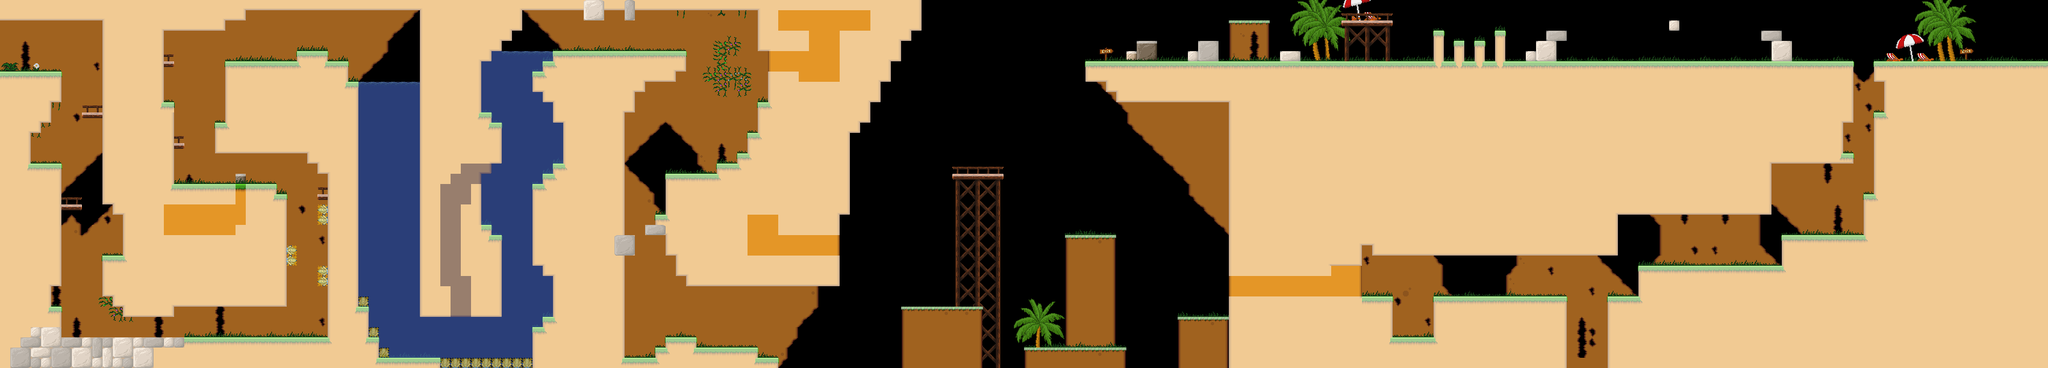

This is a level from a 2D game, rendered from its Tiled map with the project's own tilesets. A one-line summary and the map file follow, with tile-layer data summarised:
An orthogonal 200x36 tile map with 16x16 px tiles, 12 tile layers (Back1, Grass, Back2, Back3, ...), 3 tilesets and 255 objects (5x secret, 5x revive, p0, p4, p5, ...).

<map version="1.5" tiledversion="1.7.2" orientation="orthogonal" renderorder="right-down" width="200" height="36" tilewidth="16" tileheight="16" infinite="0" nextlayerid="20" nextobjectid="534">
 <properties>
  <property name="background_back" value="bg1_back" />
  <property name="background_front" value="bg1_front" />
 </properties>
 <tileset firstgid="1" name="blocks" tilewidth="16" tileheight="16" tilecount="16" columns="4">
  <image source="../blocks.png" width="64" height="64" />
  <tile id="0">
   <properties>
    <property name="block" value="" />
   </properties>
  </tile>
  <tile id="1">
   <properties>
    <property name="top_block" value="" />
   </properties>
  </tile>
  <tile id="2">
   <properties>
    <property name="slider" value="" />
   </properties>
  </tile>
  <tile id="3">
   <properties>
    <property name="top_slider" value="" />
   </properties>
  </tile>
  <tile id="4">
   <properties>
    <property name="water" value="" />
   </properties>
  </tile>
  <tile id="5">
   <properties>
    <property name="spike" value="" />
   </properties>
  </tile>
  <tile id="6">
   <properties>
    <property name="poison" value="" />
   </properties>
  </tile>
  <tile id="7">
   <properties>
    <property name="death" value="" />
   </properties>
  </tile>
  <tile id="8">
   <properties>
    <property name="block" value="" />
    <property name="climb" value="" />
   </properties>
  </tile>
 </tileset>
 <tileset firstgid="17" name="tileset" tilewidth="16" tileheight="16" spacing="2" margin="1" tilecount="784" columns="28">
  <image source="../tileset1.png" width="512" height="512" />
  <tile id="169">
   <animation>
    <frame tileid="169" duration="100" />
    <frame tileid="170" duration="100" />
    <frame tileid="171" duration="100" />
    <frame tileid="172" duration="100" />
    <frame tileid="173" duration="100" />
   </animation>
  </tile>
 </tileset>
 <tileset firstgid="801" name="objects" tilewidth="97" tileheight="49" tilecount="28" columns="0">
  <grid orientation="orthogonal" width="32" height="32" />
  <tile id="0">
   <properties>
    <property name="type" value="player" />
   </properties>
   <image width="32" height="32" source="../objects/player.png" />
  </tile>
  <tile id="1">
   <properties>
    <property name="direction" value="left" />
    <property name="group" value="" />
    <property name="speed" type="float" value="28" />
    <property name="type" value="crab" />
    <property name="watch_edge" type="bool" value="true" />
   </properties>
   <image width="32" height="17" source="../objects/crab.png" />
  </tile>
  <tile id="2">
   <properties>
    <property name="gravity" type="float" value="-700" />
    <property name="group" value="" />
    <property name="start_speed" type="float" value="420" />
    <property name="type" value="piranha" />
    <property name="wait" type="float" value="1" />
   </properties>
   <image width="22" height="30" source="../objects/piranha.png" />
  </tile>
  <tile id="3">
   <properties>
    <property name="group" value="" />
    <property name="move_type" value="fc" />
    <property name="path" value="" />
    <property name="slowing" type="bool" value="true" />
    <property name="speed" type="float" value="60" />
    <property name="start_index" type="int" value="0" />
    <property name="type" value="watermine" />
    <property name="wait_time" type="float" value="0" />
   </properties>
   <image width="32" height="32" source="../objects/watermine.png" />
  </tile>
  <tile id="4">
   <properties>
    <property name="item" value="" />
    <property name="type" value="box" />
   </properties>
   <image width="16" height="16" source="../objects/box.png" />
  </tile>
  <tile id="5">
   <properties>
    <property name="type" value="floppy" />
   </properties>
   <image width="16" height="16" source="../objects/floppy.png" />
  </tile>
  <tile id="6">
   <properties>
    <property name="type" value="lollipop" />
   </properties>
   <image width="16" height="16" source="../objects/lollipop.png" />
  </tile>
  <tile id="7">
   <properties>
    <property name="type" value="tequila" />
   </properties>
   <image width="16" height="16" source="../objects/tequila.png" />
  </tile>
  <tile id="8">
   <properties>
    <property name="group" value="" />
    <property name="move_type" value="fc" />
    <property name="offset" type="int" value="1" />
    <property name="path" value="" />
    <property name="slowing" type="bool" value="true" />
    <property name="speed" type="float" value="0" />
    <property name="sprite" value="platform1" />
    <property name="start_index" type="int" value="0" />
    <property name="type" value="platform" />
    <property name="wait_time" type="float" value="0" />
   </properties>
   <image width="31" height="8" source="../objects/platform1.png" />
  </tile>
  <tile id="9">
   <properties>
    <property name="delay" type="float" value="0.33" />
    <property name="distance" type="float" value="64" />
    <property name="group" value="" />
    <property name="type" value="coconut" />
   </properties>
   <image width="12" height="17" source="../objects/coconut.png" />
  </tile>
  <tile id="10">
   <properties>
    <property name="type" value="spike" />
   </properties>
   <image width="16" height="12" source="../objects/spike.png" />
  </tile>
  <tile id="11">
   <properties>
    <property name="type" value="falling_platform" />
   </properties>
   <image width="16" height="8" source="../objects/falling_floor1.png" />
  </tile>
  <tile id="12">
   <properties>
    <property name="direction" value="left" />
    <property name="group" value="" />
    <property name="speed" type="float" value="20" />
    <property name="type" value="hedgehog" />
    <property name="watch_edge" type="bool" value="true" />
   </properties>
   <image width="25" height="14" source="../objects/hedgehog.png" />
  </tile>
  <tile id="13">
   <properties>
    <property name="type" value="dplatform" />
   </properties>
   <image width="16" height="16" source="../objects/dplatform.png" />
  </tile>
  <tile id="14">
   <properties>
    <property name="direction" value="left" />
    <property name="forward_speed" type="float" value="100" />
    <property name="group" value="" />
    <property name="jump_speed" type="float" value="200" />
    <property name="type" value="frog" />
    <property name="wait" type="float" value="0.6" />
   </properties>
   <image width="22" height="15" source="../objects/frog.png" />
  </tile>
  <tile id="15">
   <properties>
    <property name="type" value="tram" />
   </properties>
   <image width="24" height="17" source="../objects/tram.png" />
  </tile>
  <tile id="17">
   <properties>
    <property name="jump_speed" type="float" value="600" />
    <property name="type" value="springboard" />
   </properties>
   <image width="20" height="13" source="../objects/springboard.png" />
  </tile>
  <tile id="18">
   <properties>
    <property name="move_type" value="fc" />
    <property name="path" value="" />
    <property name="slowing" type="bool" value="true" />
    <property name="speed" type="float" value="60" />
    <property name="sprite" value="movable1" />
    <property name="start" type="bool" value="false" />
    <property name="start_index" type="int" value="0" />
    <property name="type" value="movable" />
    <property name="wait_time" type="float" value="0" />
   </properties>
   <image width="49" height="16" source="../objects/movable1.png" />
  </tile>
  <tile id="19">
   <properties>
    <property name="inverse" type="bool" value="false" />
    <property name="names" value="" />
    <property name="repeat_time" type="float" value="0" />
    <property name="type" value="button" />
   </properties>
   <image width="16" height="5" source="../objects/button1.png" />
  </tile>
  <tile id="20">
   <properties>
    <property name="type" value="oxygen" />
   </properties>
   <image width="32" height="32" source="../objects/oxygen.png" />
  </tile>
  <tile id="21">
   <properties>
    <property name="left" type="bool" value="false" />
    <property name="type" value="exit" />
   </properties>
   <image width="16" height="16" source="../objects/exit.png" />
  </tile>
  <tile id="22">
   <properties>
    <property name="cutscene" type="bool" value="false" />
    <property name="once" type="bool" value="false" />
    <property name="path" value="" />
    <property name="type" value="action" />
   </properties>
   <image width="16" height="16" source="../objects/action.png" />
  </tile>
  <tile id="23">
   <properties>
    <property name="names" value="" />
    <property name="type" value="kill_switch" />
   </properties>
   <image width="16" height="16" source="../objects/kill_switch.png" />
  </tile>
  <tile id="24">
   <properties>
    <property name="bottom" value="" />
    <property name="fade" type="bool" value="false" />
    <property name="left" value="" />
    <property name="right" value="" />
    <property name="top" value="" />
    <property name="type" value="camera_limit_trigger" />
   </properties>
   <image width="16" height="16" source="../objects/camera_limit_trigger.png" />
  </tile>
  <tile id="25">
   <properties>
    <property name="type" value="revive" />
   </properties>
   <image width="16" height="16" source="../objects/revive.png" />
  </tile>
  <tile id="26">
   <properties>
    <property name="type" value="target" />
   </properties>
   <image width="16" height="16" source="../objects/target.png" />
  </tile>
  <tile id="27">
   <properties>
    <property name="direction" value="left" />
    <property name="group" value="" />
    <property name="move_type" value="fc" />
    <property name="path" value="" />
    <property name="slowing" type="bool" value="true" />
    <property name="speed" type="float" value="60" />
    <property name="start_index" type="int" value="0" />
    <property name="type" value="purple_piranha" />
    <property name="wait_time" type="float" value="0" />
   </properties>
   <image width="32" height="32" source="../objects/purple_piranha.png" />
  </tile>
  <tile id="28">
   <properties>
    <property name="move_type" value="fc" />
    <property name="path" value="" />
    <property name="slowing" type="bool" value="true" />
    <property name="speed" type="float" value="60" />
    <property name="sprite" value="movable1_vertical" />
    <property name="start" type="bool" value="false" />
    <property name="start_index" type="int" value="0" />
    <property name="type" value="movable" />
    <property name="wait_time" type="float" value="0" />
   </properties>
   <image width="17" height="49" source="../objects/movable1_vertical.png" />
  </tile>
 </tileset>
 <layer id="2" name="Back1" width="200" height="36">
  <data>[7200 cells, 3211 non-empty, 70 distinct tile ids]</data>
 </layer>
 <layer id="13" name="Grass" width="200" height="36">
  <data>[7200 cells, 302 non-empty, 2 distinct tile ids]</data>
 </layer>
 <layer id="12" name="Back2" width="200" height="36">
  <data>[7200 cells, 102 non-empty, 48 distinct tile ids]</data>
 </layer>
 <layer id="19" name="Back3" width="200" height="36">
  <data>[7200 cells, 40 non-empty, 17 distinct tile ids]</data>
 </layer>
 <objectgroup id="4" name="Objects" opacity="0.91">
  <properties>
   <property name="neighbour" value="right" />
   <property name="speed" type="float" value="3" />
  </properties>
  <object id="216" gid="812" x="448" y="472" width="16" height="8" />
  <object id="217" gid="812" x="496" y="408" width="16" height="8" />
  <object id="218" gid="812" x="448" y="376" width="16" height="8" />
  <object id="222" gid="801" x="0.5" y="106.5" width="32" height="32" />
  <object id="223" gid="804" x="128" y="144" width="32" height="32">
   <properties>
    <property name="path" value="p0" />
    <property name="start_index" type="int" value="0" />
   </properties>
  </object>
  <object id="224" name="p0" x="144" y="256">
   <polyline points="0,0 0,-128" />
  </object>
  <object id="226" gid="804" x="96" y="304" width="32" height="32">
   <properties>
    <property name="path" value="p01" />
    <property name="start_index" type="int" value="0" />
   </properties>
  </object>
  <object id="229" gid="804" x="448" y="256" width="32" height="32">
   <properties>
    <property name="path" value="p4" />
   </properties>
  </object>
  <object id="232" x="464" y="240">
   <polyline points="0,0 -11,0" />
  </object>
  <object id="235" name="p4" x="464" y="240">
   <polyline points="0,0 0,3.06818" />
  </object>
  <object id="237" type="secret" x="258" y="307" width="128" height="61" />
  <object id="238" gid="805" x="288" y="368" width="16" height="16" />
  <object id="239" gid="805" x="304" y="368" width="16" height="16" />
  <object id="240" gid="806" x="64" y="240" width="16" height="16" />
  <object id="241" gid="807" x="160" y="368" width="16" height="16" />
  <object id="242" gid="807" x="176" y="368" width="16" height="16" />
  <object id="243" gid="807" x="176" y="384" width="16" height="16" />
  <object id="244" gid="807" x="160" y="384" width="16" height="16" />
  <object id="247" gid="805" x="352" y="288" width="16" height="16" />
  <object id="248" gid="802" x="304" y="288" width="32" height="17" />
  <object id="250" gid="804" x="320" y="144" width="32" height="32">
   <properties>
    <property name="path" value="p5" />
   </properties>
  </object>
  <object id="251" name="p5" x="336" y="128">
   <polyline points="0,0 -48,0" />
  </object>
  <object id="252" gid="805" x="384" y="96" width="16" height="16" />
  <object id="253" gid="802" x="416" y="96" width="32" height="17" />
  <object id="254" gid="802" x="480" y="80" width="32" height="17" />
  <object id="255" gid="804" x="560" y="64" width="32" height="32">
   <properties>
    <property name="path" value="p6" />
   </properties>
  </object>
  <object id="256" gid="804" x="560" y="224" width="32" height="32">
   <properties>
    <property name="group" value="g1" />
    <property name="path" value="pw1" />
   </properties>
  </object>
  <object id="258" gid="804" x="624" y="336" width="32" height="32">
   <properties>
    <property name="group" value="g1" />
    <property name="path" value="pw2" />
   </properties>
  </object>
  <object id="259" gid="804" x="560" y="448" width="32" height="32">
   <properties>
    <property name="group" value="g1" />
    <property name="path" value="pw3" />
   </properties>
  </object>
  <object id="261" gid="805" x="295.273" y="352" width="16" height="16">
   <properties>
    <property name="item" value="tequila" />
   </properties>
  </object>
  <object id="262" name="p6" x="576" y="48">
   <polyline points="0,0 48,0" />
  </object>
  <object id="263" name="pw1" x="576" y="208">
   <polyline points="0,0 64,0" />
  </object>
  <object id="264" name="pw2" x="640" y="320">
   <polyline points="0,0 -64,0" />
  </object>
  <object id="265" name="pw3" x="576" y="432">
   <polyline points="0,0 64,0" />
  </object>
  <object id="267" gid="821" x="608" y="512" width="32" height="32" />
  <object id="269" gid="807" x="688" y="528" width="16" height="16" />
  <object id="270" gid="807" x="720" y="528" width="16" height="16" />
  <object id="271" gid="807" x="752" y="528" width="16" height="16" />
  <object id="272" gid="807" x="784" y="528" width="16" height="16" />
  <object id="273" type="revive" x="513.667" y="19.6667" width="28.6667" height="73.3333" />
  <object id="274" gid="821" x="800" y="432" width="32" height="32" />
  <object id="275" gid="821" x="768" y="288" width="32" height="32" />
  <object id="276" gid="804" x="784" y="480" width="32" height="32">
   <properties>
    <property name="path" value="pw5" />
   </properties>
  </object>
  <object id="277" gid="804" x="800" y="336" width="32" height="32">
   <properties>
    <property name="path" value="pw6" />
   </properties>
  </object>
  <object id="278" gid="804" x="784" y="240" width="32" height="32">
   <properties>
    <property name="path" value="pw7" />
   </properties>
  </object>
  <object id="279" gid="804" x="800" y="144" width="32" height="32">
   <properties>
    <property name="path" value="pw8" />
   </properties>
  </object>
  <object id="280" name="pw5" x="800" y="464">
   <polyline points="0,0 0.333333,-7" />
  </object>
  <object id="281" name="pw6" x="816" y="351.5">
   <polyline points="0,0 0,-63" />
  </object>
  <object id="282" name="pw7" x="800" y="224">
   <polyline points="0,0 26.3333,0 39.5,0" />
  </object>
  <object id="287" gid="821" x="576" y="288" width="32" height="32" />
  <object id="288" gid="802" x="896" y="80" width="32" height="17" />
  <object id="289" gid="802" x="1008" y="80" width="32" height="17" />
  <object id="292" gid="802" x="304" y="528" width="32" height="17" />
  <object id="293" gid="802" x="400" y="528" width="32" height="17" />
  <object id="294" gid="802" x="656" y="560" width="32" height="17" />
  <object id="295" gid="805" x="1280" y="128" width="16" height="16" />
  <object id="296" gid="805" x="1264" y="128" width="16" height="16">
   <properties>
    <property name="item" value="tequila" />
   </properties>
  </object>
  <object id="297" gid="806" x="1232" y="48" width="16" height="16" />
  <object id="298" gid="807" x="1312" y="32" width="16" height="16" />
  <object id="299" gid="807" x="1312" y="48" width="16" height="16" />
  <object id="300" gid="807" x="1328" y="48" width="16" height="16" />
  </objectgroup>
 <layer id="6" name="Ground" width="200" height="36">
  <data>[7200 cells, 3777 non-empty, 21 distinct tile ids]</data>
 </layer>
 <layer id="10" name="Water" width="200" height="36">
  <data>[7200 cells, 378 non-empty, 2 distinct tile ids]</data>
 </layer>
 <layer id="11" name="Front1" width="200" height="36">
  <data>[7200 cells, 97 non-empty, 47 distinct tile ids]</data>
 </layer>
 <layer id="5" name="Secret" width="200" height="36">
  <properties>
   <property name="secret" value="" />
  </properties>
  <data>[7200 cells, 327 non-empty, 9 distinct tile ids]</data>
 </layer>
 <layer id="7" name="Front2" width="200" height="36">
  <data>[7200 cells, 135 non-empty, 60 distinct tile ids]</data>
 </layer>
 <layer id="3" name="Front3" width="200" height="36">
  <data>[7200 cells, 48 non-empty, 46 distinct tile ids]</data>
 </layer>
 <layer id="14" name="Manual Blocks" width="200" height="36">
  <properties>
   <property name="block" value="" />
  </properties>
  <data>[7200 cells, 81 non-empty, 2 distinct tile ids]</data>
 </layer>
 <layer id="8" name="Blocks" width="200" height="36">
  <properties>
   <property name="block" value="" />
  </properties>
  <data>[7200 cells, 4142 non-empty, 3 distinct tile ids]</data>
 </layer>
</map>
<!-- 194 of 255 objects omitted -->
